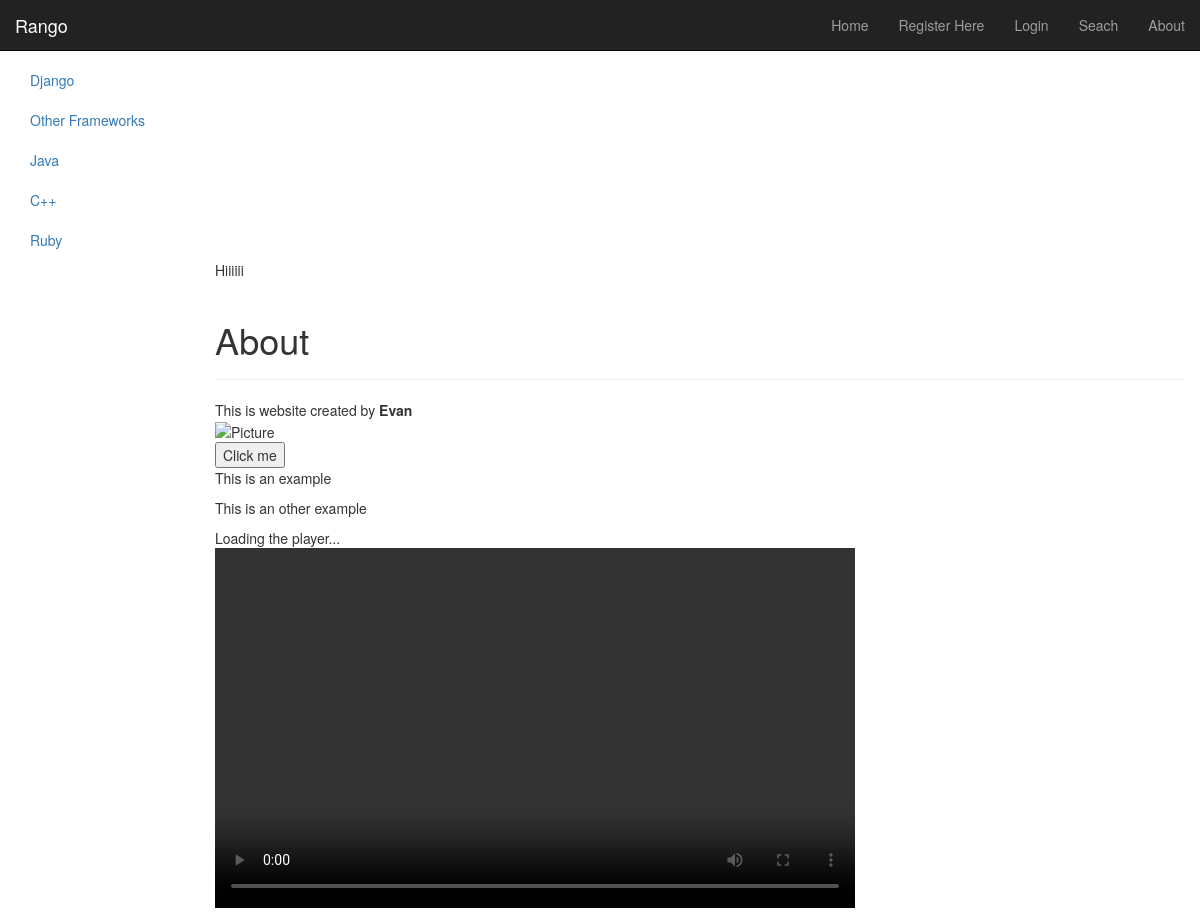
The app's page /rango/about/ with its own data.
### rango/models.py (models this page shows, shortened)
class Category(models.Model):
    name = models.CharField(max_length=128, unique=True)
    views = models.IntegerField(default=0)
    likes = models.IntegerField(default=0)
    slug = models.SlugField(unique=True)

### rango/views.py (the view)
def about(request):
    context_dict = {'myname': "Evan"}
    return render(request, 'rango/about.html', context_dict)

### rango/templatetags/rango_extras.py (called while the page is built)
@register.inclusion_tag('rango/cats.html')
def get_category_list(cat=None):
    return {'cats': Category.objects.all(), 'act_cat':cat}

### templates/rango/about.html (shortened to what this page needs)
<!DOCTYPE html>
<html>
{% extends 'base.html' %}
{% load staticfiles %}
{% block body_block %}
    <div id="msg">Hiiiiii</div>
    <div class="page-header">
    <h1>About</h1>
    </div>
    <div>
    This is website created by <strong>{{ myname }}</strong><br />
    <img  width="200" height="200" src="{% static "images/minion.png" %}" alt="Picture" />
    </div>
    <button id="about-btn"> Click me</button>
    <p>This is an example</p>
    <p>This is an other example</p>
<div id="myElement">Loading the player...</div>
    <video src="/static/video/sample.mp4"
    width="640" height="360"
    preload
    controls
    loop><p>VIDEO</p>
    </video>
{% endblock %}

### templates/rango/cats.html
<!DOCTYPE html>
<html>
{% if cats %}
    <ul class="nav nav-sidebar">
{% for c in cats %}
    {% if c == act_cat %} <li  class="active" > {% else  %} <li>{% endif %}
            <a href="{% url 'category'  c.slug %}">{{ c.name }}</a></li>
{% endfor %}
{% else %}
    <li> <strong >There are no category present.</strong></li>
    </ul>
{% endif %}
</html>

### records on screen
Category: name "Django"
Category: name "Other Frameworks"
Category: name "Java"
Category: name "C++"
Category: name "Ruby"

### other values on screen
{{ myname }} "Evan"
